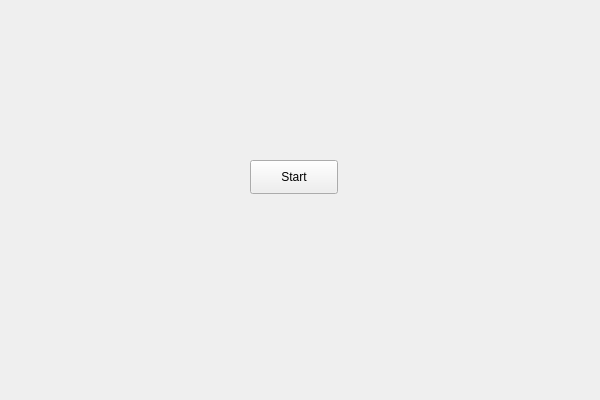
<?xml version="1.0" encoding="UTF-8"?>
<ui version="4.0">
 <class>Form</class>
 <widget class="QWidget" name="Form">
  <property name="geometry">
   <rect>
    <x>0</x>
    <y>0</y>
    <width>600</width>
    <height>400</height>
   </rect>
  </property>
  <property name="windowTitle">
   <string>Form</string>
  </property>
  <widget class="QPushButton" name="pushButton">
   <property name="geometry">
    <rect>
     <x>250</x>
     <y>160</y>
     <width>88</width>
     <height>34</height>
    </rect>
   </property>
   <property name="locale">
    <locale language="Chinese" country="China"/>
   </property>
   <property name="text">
    <string>Start</string>
   </property>
  </widget>
 </widget>
 <resources/>
 <connections/>
</ui>
